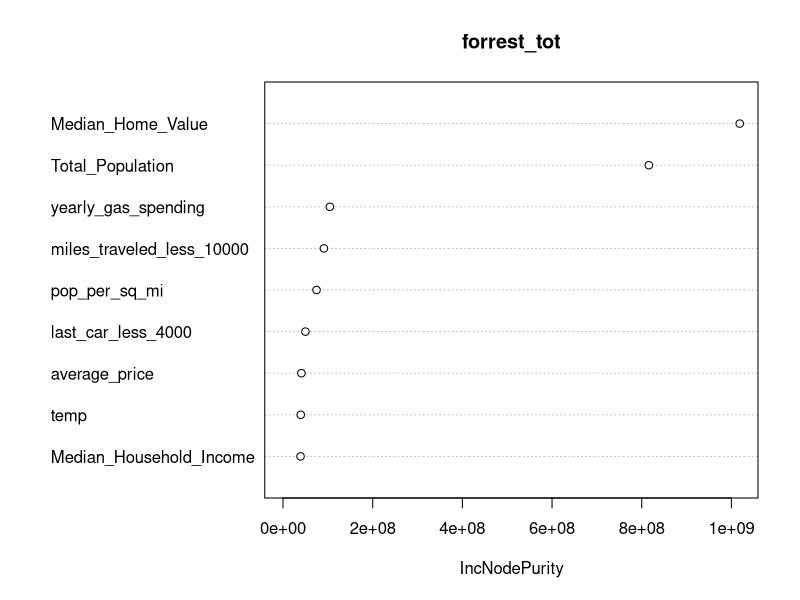
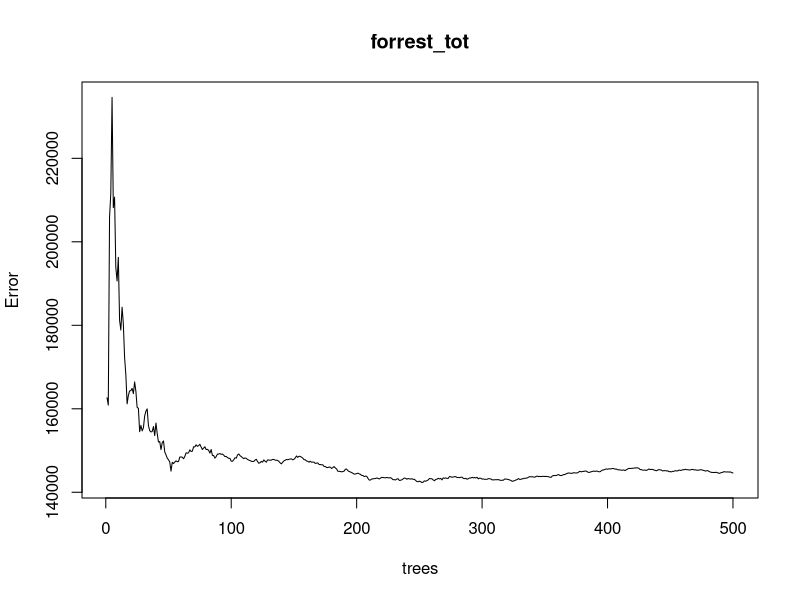
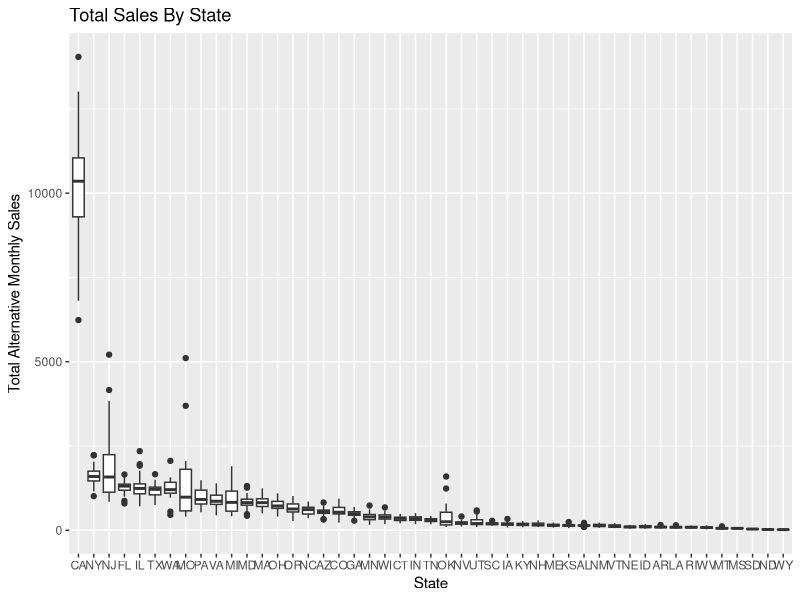
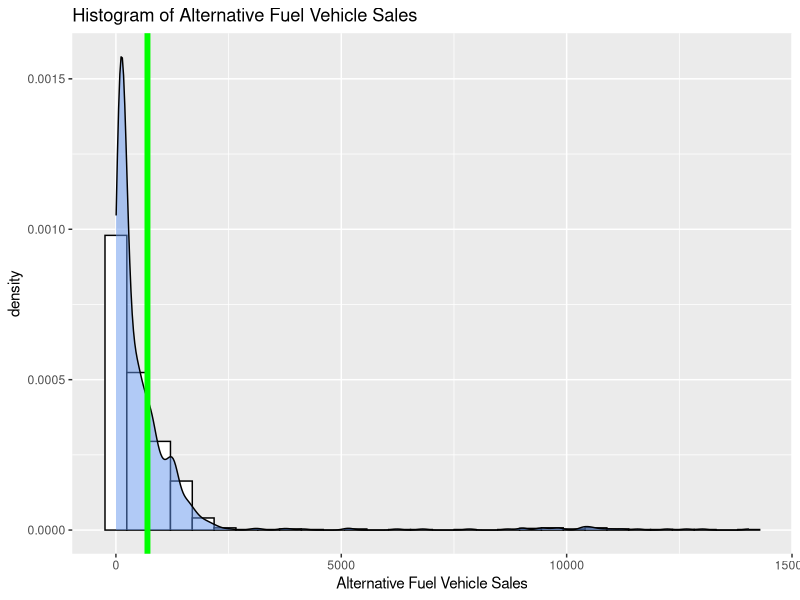
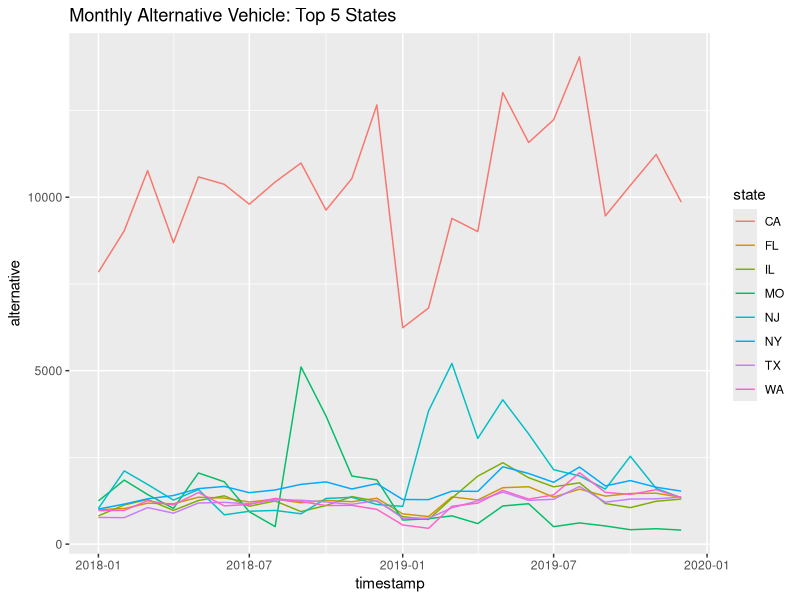
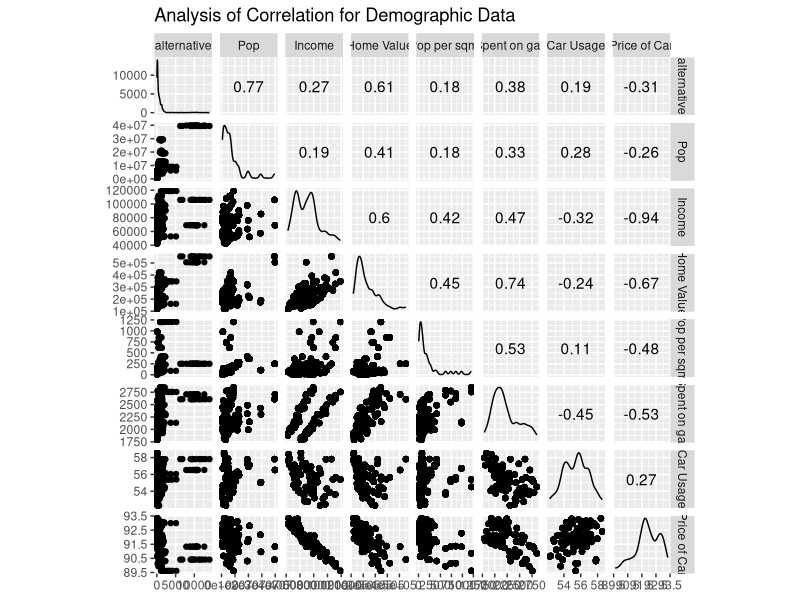
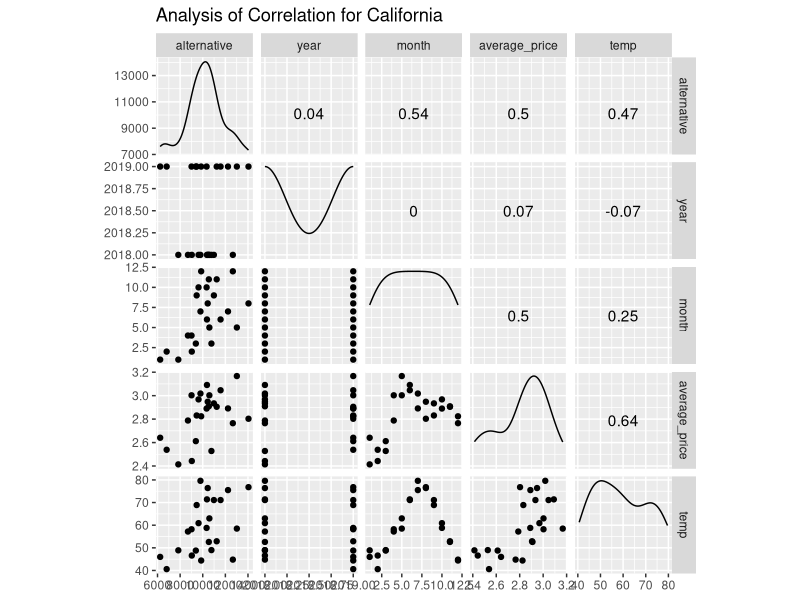
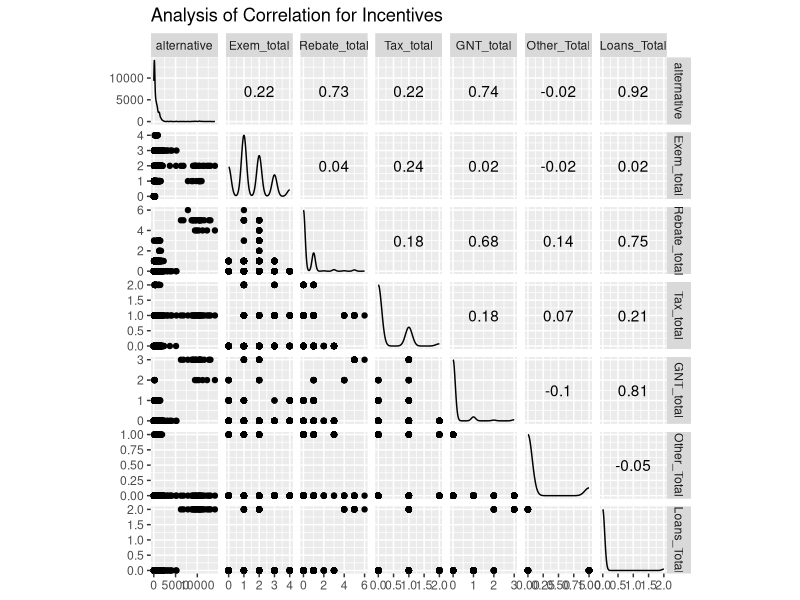

These figures' R source, in order:
## ---- chunk 1
knitr::opts_chunk$set(echo = TRUE)
## ---- chunk 2
library(tidyverse)
library(ggplot2)
library(lubridate)
library(readr)
library(caret)
library(party)
library(randomForest)
library(GGally)


## ---- chunk 3
Demographics <- read_csv("Yearly State Demographic Info.csv") %>%
  filter(state_full != "Alaska")%>%
  mutate(miles_traveled_less_10000 = `Miles_Traveled_<5000` + `Miles_Traveled_5000-9999`,
         last_car_less_4000 = `Last_Car_<$20000`+ `Last_Car_$20000-29999`+ `Last_Car_$30000-39999`) %>%
  select(state_full, Region, Total_Population, Median_Household_Income, Median_Home_Value, `Pop. per Sq. Mi.`, `Gasoline : Average`, year, miles_traveled_less_10000, last_car_less_4000) 

colnames(Demographics)[6] <- "pop_per_sq_mi"
colnames(Demographics)[7] <- "yearly_gas_spending"
## ---- chunk 4
incentives_join <- read_csv("incentives_join.csv") %>%
  mutate(Date = as.Date(Date),
         year = year(Date),
         month = month(Date)) %>%
  select(-Date)
names(incentives_join)[1] <- "state"


  

## ---- chunk 5
train1 <- read_csv("training_data.csv") %>%
  mutate(state = fct_relevel(state))
test1 <- read_csv("testing_data.csv") %>%
  mutate(state = fct_relevel(state))



data <- rbind(train1, test1)

data <- left_join(data,Demographics, by = c("state_full", "year"))

data <- left_join(data, incentives_join, by = c("state", "year", "month")) %>%
  mutate(timestamp = as.POSIXct(timestamp,  format = "%m/%d/%y"))

data[is.na(data)] <- 0

training_data <- data %>%
  filter(timestamp <= date("2019-09-01")) 
testing_data <- data %>%
  filter(timestamp >= date("2019-10-01"))
## ---- chunk 6
reg_train_rel = lm(relative ~ (timestamp) + average_price + temp + Total_Population + Median_Household_Income + Median_Home_Value + pop_per_sq_mi+ yearly_gas_spending +  miles_traveled_less_10000 + last_car_less_4000 + Region + Exem_total + Rebate_total + Tax_total + GNT_total + Other_Total + Loans_Total, data = training_data)

reg_train_tot = lm(alternative ~ timestamp + average_price + temp + Total_Population + Median_Household_Income + Median_Home_Value + pop_per_sq_mi+ yearly_gas_spending +  miles_traveled_less_10000 + last_car_less_4000 + Region + Exem_total + Rebate_total + Tax_total + GNT_total + Other_Total + Loans_Total, data = training_data)

knn_train_rel <- knnreg(relative ~ timestamp + average_price + temp + Total_Population + Median_Household_Income + Median_Home_Value + pop_per_sq_mi+ yearly_gas_spending +  miles_traveled_less_10000 + last_car_less_4000 + Region + Exem_total + Rebate_total + Tax_total + GNT_total + Other_Total + Loans_Total, data = training_data, k = 5)

knn_train_tot <- knnreg(alternative ~ month*year + average_price + temp + Total_Population + Median_Household_Income + Median_Home_Value + pop_per_sq_mi+ yearly_gas_spending +  miles_traveled_less_10000 + last_car_less_4000 + Region + Exem_total + Rebate_total + Tax_total + GNT_total + Other_Total + Loans_Total, data = training_data, k = 5)

tree_train_tot <- ctree(alternative ~ as.numeric(timestamp) + average_price + temp + Total_Population + Median_Household_Income + Median_Home_Value + pop_per_sq_mi+ yearly_gas_spending +  miles_traveled_less_10000 + last_car_less_4000 + as.factor(Region) + Exem_total + Rebate_total + Tax_total + GNT_total + Other_Total + Loans_Total,data = training_data)

forrest_tot <- randomForest(alternative ~   average_price + temp + Total_Population + Median_Household_Income + Median_Home_Value + pop_per_sq_mi+ yearly_gas_spending +  miles_traveled_less_10000 + last_car_less_4000 ,data = training_data, mtry = 4, ntree = 500)
## ---- chunk 7
error_analysis <- testing_data %>% 
  mutate(reg_prediction_rel = predict(reg_train_rel, newdata = testing_data),
         knn_prediction_rel = predict(knn_train_rel, newdata = testing_data),
         reg_prediction_tot = predict(reg_train_tot, newdata = testing_data), 
         knn_prediction_tot = predict(knn_train_tot, newdata = testing_data), 
         tree_prediction_tot =predict(tree_train_tot, newdata = testing_data),
         forrest_prediction_tot = predict(forrest_tot, newdata = testing_data)) %>%
  select(state, timestamp, state_full, year, month, alternative,reg_prediction_rel, knn_prediction_rel, relative,
         reg_prediction_tot,knn_prediction_tot, tree_prediction_tot, forrest_prediction_tot) %>%
  mutate(reg_percent_error_rel = abs((reg_prediction_rel - relative)/relative)*100,
         knn_percent_error_rel = abs((knn_prediction_rel - relative)/relative)*100, 
         reg_percent_error_tot = abs((reg_prediction_tot - alternative)/alternative)*100,
         knn_percent_error_tot = abs((knn_prediction_tot - alternative)/alternative)*100, 
         tree_percent_error_tot = abs((tree_prediction_tot - alternative)/alternative)*100,
         forrest_percent_error_tot = 
           abs((forrest_prediction_tot - alternative)/alternative)*100) %>%
  arrange(desc(knn_percent_error_tot))
d <- data.frame(
"total_KNN_errror"  = mean(error_analysis$knn_percent_error_tot),
"total_linear_regression_errror" = mean(error_analysis$reg_percent_error_tot),
"total_decsion_tree_errror" = mean(error_analysis$tree_percent_error_tot), 
"total_forrest_errror" = mean(error_analysis$forrest_percent_error_tot))
t(d)

## ---- chunk 8
print("regression analysis summary")
summary(reg_train_rel)
print("knn(5) analysis summary")
summary(knn_train_rel)
print("Decision Tree summary")
summary(tree_train_tot)
print("Random Forrest Summary")
summary(forrest_tot)
varImpPlot(forrest_tot)

plot(forrest_tot)

## ---- chunk 9
ggplot(data = data) + geom_boxplot(aes(x = fct_reorder(state, alternative, .desc = TRUE), y = alternative)) + ggtitle("Total Sales By State") + xlab("State") + ylab("Total Alternative Monthly Sales")

data %>%
  ggplot(aes(x = alternative)) + geom_histogram(aes(y = ..density..),
                 fill = "white",
                 color = "black") +
  geom_density(fill = "cornflowerblue", alpha = 0.5) + geom_vline(xintercept = mean(data$alternative), color = "green", size = 2) + xlab("Alternative Fuel Vehicle Sales") + ggtitle("Histogram of Alternative Fuel Vehicle Sales")

top_5 <- data %>%
  group_by(state, state_full) %>%
  summarise(avg_sales = mean(alternative)) %>%
  ungroup() %>%
  top_n(8, avg_sales) %>%
  arrange(desc(avg_sales))

data %>%
  filter(state %in% top_5$state) %>%
  ggplot(aes(x = timestamp, y = alternative)) + geom_line(aes(color = state)) + ggtitle("Monthly Alternative Vehicle: Top 5 States")
top_5 %>%
  select(state_full, avg_sales)

data %>%
  group_by(state, state_full) %>%
  summarise(avg_sd = sd(alternative), avg_sales = mean(alternative)) %>%
  mutate(sd_vs_mean = avg_sd/avg_sales)%>%
  ungroup() %>%
  top_n(5, avg_sd) %>%
  arrange(desc(avg_sd))

data %>%
  group_by(state, state_full) %>%
  summarise(avg_sd = sd(alternative), avg_sales = mean(alternative)) %>%
  mutate(sd_vs_mean = avg_sd/avg_sales)%>%
  ungroup() %>%
  top_n(5, sd_vs_mean) %>%
  arrange(desc(sd_vs_mean))

## ---- chunk 10
data1 <- data %>%
  dplyr::select(alternative, Total_Population, Median_Household_Income , Median_Home_Value , pop_per_sq_mi, yearly_gas_spending ,  miles_traveled_less_10000 , last_car_less_4000)
names(data1)[2] <- "Pop"
names(data1)[3] <- "Income"
names(data1)[4] <- "Home Value"
names(data1)[5] <- "Pop per sqmi"
names(data1)[6] <- "Spent on gas"
names(data1)[7] <- "Car Usage"
names(data1)[8] <- "Price of Car"



data2 <- data %>%
  filter(state == "CA")%>%
  dplyr::select(alternative, year, month, timestamp, average_price, temp, Region)
data3 <- data %>%
  dplyr::select(alternative, Exem_total:Loans_Total)

ggscatmat(data1,columns=1:ncol(data1),corMethod="pearson") + ggtitle("Analysis of Correlation for Demographic Data")

ggscatmat(data2,columns=1:ncol(data2),corMethod="pearson") + ggtitle("Analysis of Correlation for California")

ggscatmat(data3,columns=1:ncol(data2),corMethod="pearson") + ggtitle("Analysis of Correlation for Incentives")


## ---- chunk 11
error_analysis %>%
  filter(reg_percent_error_tot <1000) %>%
  ggplot(aes(x = reg_percent_error_tot)) + geom_histogram(aes(y = ..density..),
                 fill = "white",
                 color = "black") + 
  geom_density(fill = "cornflowerblue", alpha = 0.5) + geom_vline(xintercept = mean(error_analysis$reg_percent_error_tot), color = "green", size = 2) 

mean(error_analysis$reg_percent_error_tot, trim = .2)

## ---- chunk 12
ggplot(data = error_analysis, aes(x =forrest_percent_error_tot)) + 
  geom_histogram(aes( y = ..density..),
                 fill = "white",
                 color = "black") + 
  geom_density(fill = "cornflowerblue", alpha = 0.5) + geom_vline(xintercept = mean(error_analysis$forrest_percent_error_tot), color = "green", size = 2) + xlab("Random Forrest Error") + ggtitle("Histogram of Random Forrest Error")

error_analysis %>%
  group_by(state, state_full) %>%
  summarise(forrest_error_avg = mean(forrest_percent_error_tot)) %>%
  arrange(desc(forrest_error_avg))

data %>% 
  left_join(error_analysis %>% select(timestamp, forrest_prediction_tot, knn_prediction_tot, state), by = c("timestamp", "state")) %>%
  filter(year == 2019) %>%
  group_by(timestamp) %>%
  summarise(alternative_sales = sum(alternative), forrest_prediction = sum(forrest_prediction_tot), kkn_prediction =  sum(knn_prediction_tot)) %>%
  pivot_longer(cols = c(alternative_sales,forrest_prediction, kkn_prediction), names_to = "Sale_Type", values_to = "Sales") %>%
  filter(Sale_Type != "kkn_prediction")%>%
  drop_na() %>%
  ggplot() + geom_line(aes(x = timestamp, y = Sales, color = Sale_Type)) + xlab("Date") +
  ggtitle("Sales vs Prediction")
